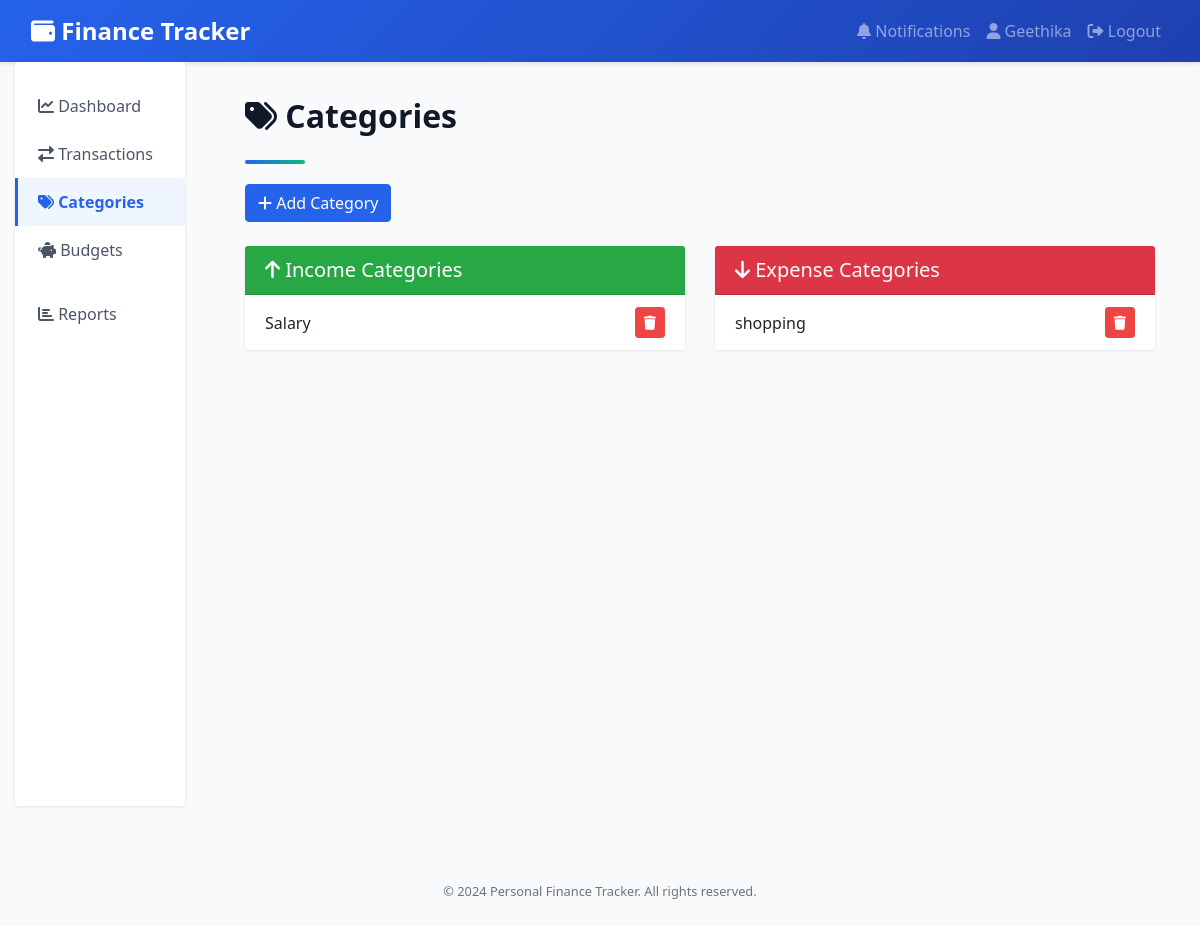
/categories/ (signed in), run on an earlier commit of the app's database.
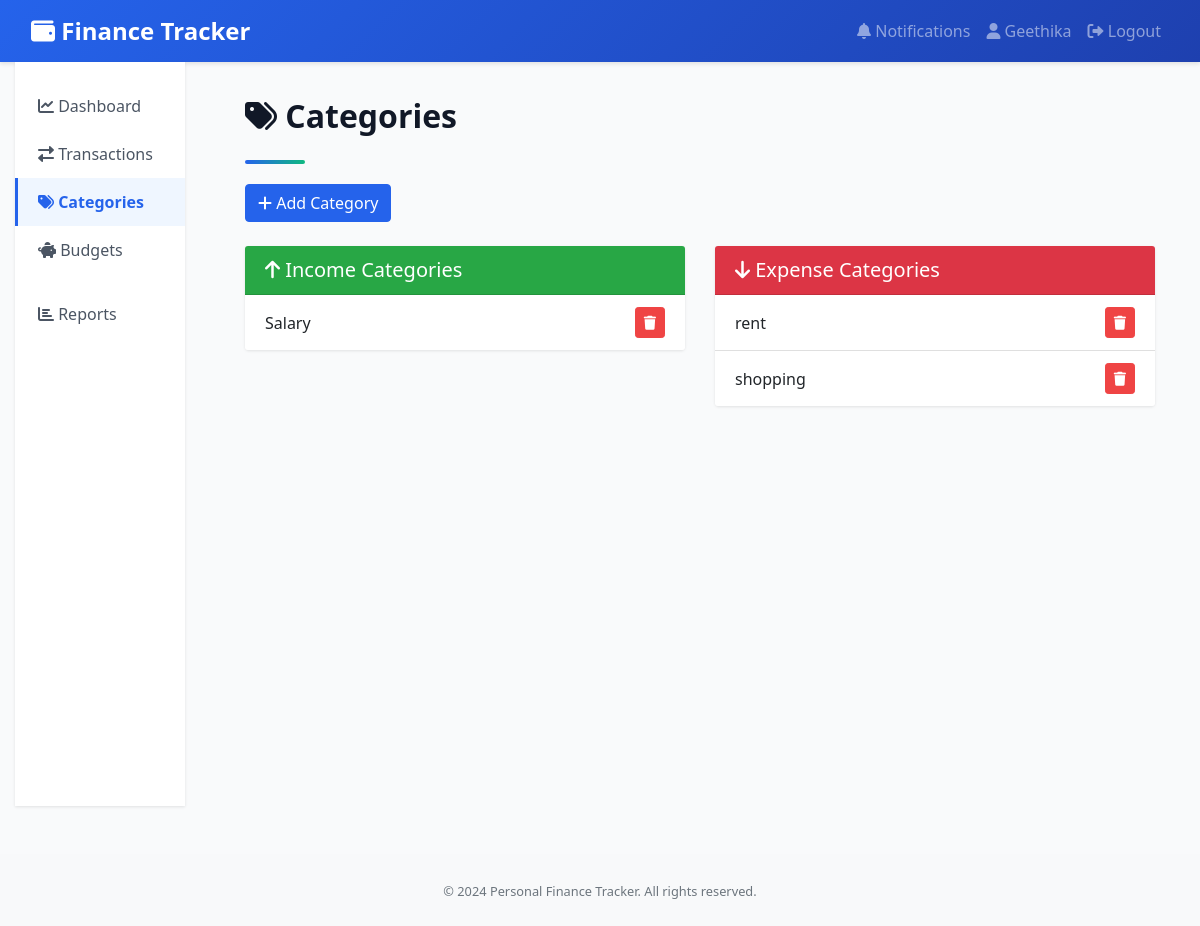
And on a later commit of the database.
### transactions/models.py (models this page shows, shortened)
class Category(models.Model):
    TYPE_CHOICES = (
        ('income', 'Income'),
        ('expense', 'Expense'),
    )
    user = models.ForeignKey(User, on_delete=models.CASCADE)
    name = models.CharField(max_length=100)
    type = models.CharField(max_length=10, choices=TYPE_CHOICES)
    created_at = models.DateTimeField(default=timezone.now)
    class Meta:
        ordering = ['name']
        unique_together = ('user', 'name', 'type')

### transactions/views.py (the view)
# urls.py: path('categories/', views.category_list, name='category_list'),
@login_required
def category_list(request):
    categories = Category.objects.filter(user=request.user).order_by('type', 'name')
    income_categories = categories.filter(type='income')
    expense_categories = categories.filter(type='expense')
    context = {
        'income_categories': income_categories,
        'expense_categories': expense_categories,
    }
    return render(request, 'categories/category_list.html', context)

### templates/categories/category_list.html (shortened to what this page needs)
{% extends 'base.html' %}
{% block content %}
<div class="page-title">
    <i class="fas fa-tags"></i> Categories
</div>
<div class="underline"></div>
<div class="row mb-4">
    <div class="col-md-12">
        <a href="{% url 'category_create' %}" class="btn btn-primary">
            <i class="fas fa-plus"></i> Add Category
        </a>
    </div>
</div>
<div class="row">
    <div class="col-md-6">
        <div class="card">
            <div class="card-header bg-success text-white">
                <h5 class="mb-0"><i class="fas fa-arrow-up"></i> Income Categories</h5>
            </div>
            <div class="list-group list-group-flush">
                {% for category in income_categories %}
                    <div class="list-group-item d-flex justify-content-between align-items-center">
                        <span>{{ category.name }}</span>
                        <form method="post" action="{% url 'category_delete' category.id %}" style="display:inline;">
                            <button type="submit" class="btn btn-sm btn-danger" onclick="return confirm('Are you sure?')">
                                <i class="fas fa-trash"></i>
                            </button>
                        </form>
                    </div>
                {% empty %}
                    <div class="list-group-item text-muted text-center py-4">
                        No income categories yet.
                    </div>
                {% endfor %}
            </div>
        </div>
    </div>
    <div class="col-md-6">
        <div class="card">
            <div class="card-header bg-danger text-white">
                <h5 class="mb-0"><i class="fas fa-arrow-down"></i> Expense Categories</h5>
            </div>
            <div class="list-group list-group-flush">
                {% for category in expense_categories %}
                    <div class="list-group-item d-flex justify-content-between align-items-center">
                        <span>{{ category.name }}</span>
                        <form method="post" action="{% url 'category_delete' category.id %}" style="display:inline;">
                            <button type="submit" class="btn btn-sm btn-danger" onclick="return confirm('Are you sure?')">
                                <i class="fas fa-trash"></i>
                            </button>
                        </form>
                    </div>
                {% empty %}
                    <div class="list-group-item text-muted text-center py-4">
                        No expense categories yet.
                    </div>
                {% endfor %}
            </div>
        </div>
    </div>
</div>
{% endblock %}

What changed in the data, as far as the page shows it:
added Category: name "rent", shown under "Expense Categories"
